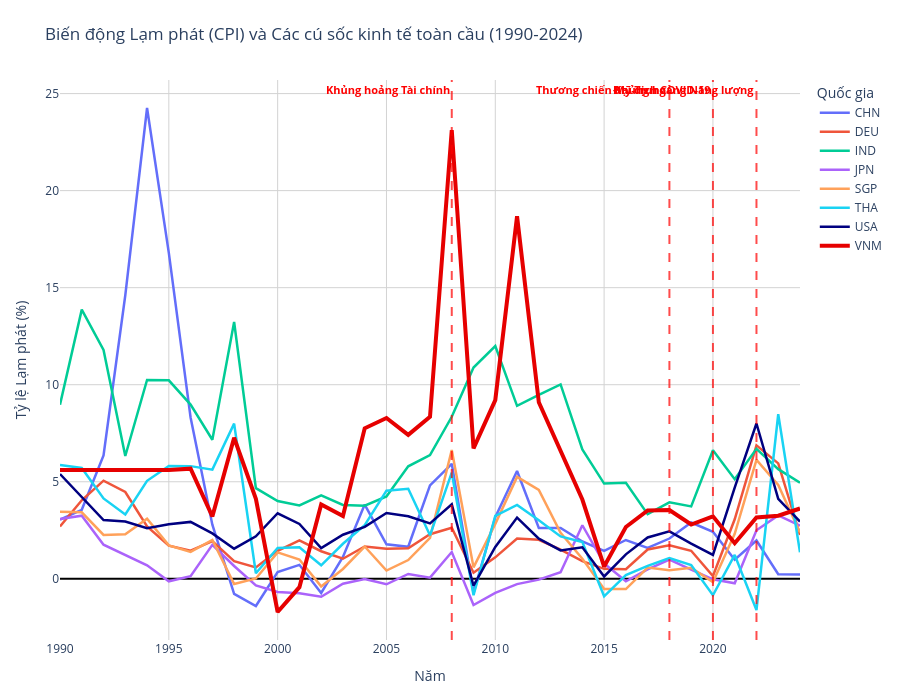

Source (notebook cell):
### Code cell
import plotly.express as px
import plotly.graph_objects as go
import pandas as pd

df = pd.read_csv("cleaned_data/information/panel_macro_cleaned.csv")
# 1. Lọc dữ liệu cho các quốc gia trọng tâm
focus_countries = ['SGP', 'USA', 'IND', 'DEU', 'CHN', 'JPN', 'VNM', 'THA']
df_plot = df[df['Country'].isin(focus_countries)].copy()

# 2. Vẽ biểu đồ đường cơ bản
fig_inflation = px.line(
    df_plot,
    x='Year',
    y='Inflation_CPI_Pct',
    color='Country',
    title="Biến động Lạm phát (CPI) và Các cú sốc kinh tế toàn cầu (1990-2024)",
    labels={
        'Year': 'Năm', 
        'Inflation_CPI_Pct': 'Tỷ lệ Lạm phát (%)', 
        'Country': 'Quốc gia'
    }
)

# 3. Định nghĩa các mốc khủng hoảng
crises = {
    2008: "Khủng hoảng Tài chính",
    2018: "Thương chiến Mỹ-Trung",
    2020: "Đại dịch COVID-19",
    2022: "Khủng hoảng Năng lượng"
}

# 4. Thêm các đường đánh dấu sự kiện (Vertical Lines)
for year, title in crises.items():
    fig_inflation.add_vline(
        x=year, 
        line_width=2, 
        line_dash="dash", 
        line_color="red", 
        opacity=0.7,
        annotation_text=f"<b>{title}</b>", 
        annotation_position="top left",
        annotation_font=dict(color="red", size=11)
    )

# 5. Tùy chỉnh giao diện
fig_inflation.update_traces(line=dict(width=2.5))
fig_inflation.update_layout(
    template="plotly_white",
    height=700,
    margin=dict(l=60, r=40, t=80, b=60),
    hovermode="x unified", # Giúp hiển thị lạm phát của tất cả các nước tại cùng 1 năm khi di chuột
    xaxis=dict(showgrid=True, gridcolor='lightgray'),
    yaxis=dict(showgrid=True, gridcolor='lightgray', zeroline=True, zerolinecolor='black')
)

# Đưa đường của Việt Nam lên trên cùng và đổi màu nổi bật (Tùy chọn)
for i, trace in enumerate(fig_inflation.data):
    if trace.name == 'VNM':
        fig_inflation.data[i].line.color = '#E60000' # Đỏ đậm
        fig_inflation.data[i].line.width = 4
    elif trace.name == 'USA':
        fig_inflation.data[i].line.color = '#000080' # Xanh than

fig_inflation.show(config={'responsive': True})
fig_inflation.write_html("line_chart_inflation_crises.html")

### Figure 1 — Plotly figure (JSON) as saved in the notebook; plotly's stock layout.template omitted (floating-point values rounded to 4 significant figures)
{"data": [{"hovertemplate": "Quốc gia=CHN<br>Năm=%{x}<br>Tỷ lệ Lạm phát (%)=%{y}<extra></extra>", "legendgroup": "CHN", "line": {"color": "#636efa", "dash": "solid", "width": 2.5}, "marker": {"symbol": "circle"}, "mode": "lines", "name": "CHN", "orientation": "v", "showlegend": true, "type": "scatter", "x": [1990, 1991, 1992, 1993, 1994, 1995, 1996, 1997, 1998, 1999, 2000, 2001, 2002, 2003, 2004, 2005, 2006, 2007, 2008, 2009, 2010, 2011, 2012, 2013, 2014, 2015, 2016, 2017, 2018, 2019, 2020, 2021, 2022, 2023, 2024], "xaxis": "x", "y": [3.052, 3.557, 6.354, 14.61, 24.26, 16.79, 8.313, 2.786, -0.7732, -1.401, 0.3478, 0.7191, -0.732, 1.128, 3.825, 1.776, 1.649, 4.817, 5.925, -0.7282, 3.175, 5.554, 2.62, 2.621, 1.922, 1.437, 2.0, 1.593, 2.075, 2.899, 2.419, 0.981, 1.974, 0.2348, 0.2181], "yaxis": "y"}, {"hovertemplate": "Quốc gia=DEU<br>Năm=%{x}<br>Tỷ lệ Lạm phát (%)=%{y}<extra></extra>", "legendgroup": "DEU", "line": {"color": "#EF553B", "dash": "solid", "width": 2.5}, "marker": {"symbol": "circle"}, "mode": "lines", "name": "DEU", "orientation": "v", "showlegend": true, "type": "scatter", "x": [1990, 1991, 1992, 1993, 1994, 1995, 1996, 1997, 1998, 1999, 2000, 2001, 2002, 2003, 2004, 2005, 2006, 2007, 2008, 2009, 2010, 2011, 2012, 2013, 2014, 2015, 2016, 2017, 2018, 2019, 2020, 2021, 2022, 2023, 2024], "xaxis": "x", "y": [2.696, 4.047, 5.057, 4.475, 2.693, 1.706, 1.45, 1.939, 0.9112, 0.5854, 1.44, 1.984, 1.421, 1.034, 1.666, 1.547, 1.577, 2.298, 2.628, 0.3127, 1.104, 2.075, 2.008, 1.505, 0.9068, 0.5144, 0.4917, 1.509, 1.732, 1.446, 0.1449, 3.067, 6.873, 5.946, 2.256], "yaxis": "y"}, {"hovertemplate": "Quốc gia=IND<br>Năm=%{x}<br>Tỷ lệ Lạm phát (%)=%{y}<extra></extra>", "legendgroup": "IND", "line": {"color": "#00cc96", "dash": "solid", "width": 2.5}, "marker": {"symbol": "circle"}, "mode": "lines", "name": "IND", "orientation": "v", "showlegend": true, "type": "scatter", "x": [1990, 1991, 1992, 1993, 1994, 1995, 1996, 1997, 1998, 1999, 2000, 2001, 2002, 2003, 2004, 2005, 2006, 2007, 2008, 2009, 2010, 2011, 2012, 2013, 2014, 2015, 2016, 2017, 2018, 2019, 2020, 2021, 2022, 2023, 2024], "xaxis": "x", "y": [8.971, 13.87, 11.79, 6.327, 10.25, 10.22, 8.977, 7.164, 13.23, 4.67, 4.009, 3.779, 4.297, 3.806, 3.767, 4.246, 5.797, 6.373, 8.349, 10.88, 11.99, 8.912, 9.479, 10.02, 6.666, 4.907, 4.948, 3.328, 3.939, 3.73, 6.623, 5.131, 6.699, 5.649, 4.953], "yaxis": "y"}, {"hovertemplate": "Quốc gia=JPN<br>Năm=%{x}<br>Tỷ lệ Lạm phát (%)=%{y}<extra></extra>", "legendgroup": "JPN", "line": {"color": "#ab63fa", "dash": "solid", "width": 2.5}, "marker": {"symbol": "circle"}, "mode": "lines", "name": "JPN", "orientation": "v", "showlegend": true, "type": "scatter", "x": [1990, 1991, 1992, 1993, 1994, 1995, 1996, 1997, 1998, 1999, 2000, 2001, 2002, 2003, 2004, 2005, 2006, 2007, 2008, 2009, 2010, 2011, 2012, 2013, 2014, 2015, 2016, 2017, 2018, 2019, 2020, 2021, 2022, 2023, 2024], "xaxis": "x", "y": [3.079, 3.251, 1.76, 1.243, 0.6955, -0.1279, 0.1366, 1.748, 0.662, -0.3413, -0.6766, -0.7401, -0.9235, -0.2565, -0.008573, -0.2829, 0.2494, 0.06004, 1.38, -1.353, -0.7282, -0.2725, -0.04406, 0.335, 2.759, 0.7953, -0.1273, 0.4842, 0.9891, 0.4688, -0.025, -0.2334, 2.498, 3.268, 2.739], "yaxis": "y"}, {"hovertemplate": "Quốc gia=SGP<br>Năm=%{x}<br>Tỷ lệ Lạm phát (%)=%{y}<extra></extra>", "legendgroup": "SGP", "line": {"color": "#FFA15A", "dash": "solid", "width": 2.5}, "marker": {"symbol": "circle"}, "mode": "lines", "name": "SGP", "orientation": "v", "showlegend": true, "type": "scatter", "x": [1990, 1991, 1992, 1993, 1994, 1995, 1996, 1997, 1998, 1999, 2000, 2001, 2002, 2003, 2004, 2005, 2006, 2007, 2008, 2009, 2010, 2011, 2012, 2013, 2014, 2015, 2016, 2017, 2018, 2019, 2020, 2021, 2022, 2023, 2024], "xaxis": "x", "y": [3.461, 3.426, 2.263, 2.289, 3.1, 1.721, 1.383, 2.004, -0.2675, 0.01671, 1.362, 0.9972, -0.3917, 0.5079, 1.663, 0.4251, 0.9657, 2.11, 6.635, 0.5891, 2.829, 5.251, 4.581, 2.364, 1.033, -0.522, -0.5298, 0.5768, 0.4388, 0.5678, -0.1721, 2.316, 6.131, 4.834, 2.39], "yaxis": "y"}, {"hovertemplate": "Quốc gia=THA<br>Năm=%{x}<br>Tỷ lệ Lạm phát (%)=%{y}<extra></extra>", "legendgroup": "THA", "line": {"color": "#19d3f3", "dash": "solid", "width": 2.5}, "marker": {"symbol": "circle"}, "mode": "lines", "name": "THA", "orientation": "v", "showlegend": true, "type": "scatter", "x": [1990, 1991, 1992, 1993, 1994, 1995, 1996, 1997, 1998, 1999, 2000, 2001, 2002, 2003, 2004, 2005, 2006, 2007, 2008, 2009, 2010, 2011, 2012, 2013, 2014, 2015, 2016, 2017, 2018, 2019, 2020, 2021, 2022, 2023, 2024], "xaxis": "x", "y": [5.864, 5.71, 4.139, 3.312, 5.048, 5.818, 5.805, 5.626, 7.995, 0.2847, 1.592, 1.627, 0.6973, 1.804, 2.759, 4.54, 4.637, 2.242, 5.468, -0.8457, 3.248, 3.809, 3.015, 2.185, 1.895, -0.9004, 0.1881, 0.6656, 1.064, 0.7067, -0.8459, 1.23, -1.611, 8.478, 1.366], "yaxis": "y"}, {"hovertemplate": "Quốc gia=USA<br>Năm=%{x}<br>Tỷ lệ Lạm phát (%)=%{y}<extra></extra>", "legendgroup": "USA", "line": {"color": "#000080", "dash": "solid", "width": 2.5}, "marker": {"symbol": "circle"}, "mode": "lines", "name": "USA", "orientation": "v", "showlegend": true, "type": "scatter", "x": [1990, 1991, 1992, 1993, 1994, 1995, 1996, 1997, 1998, 1999, 2000, 2001, 2002, 2003, 2004, 2005, 2006, 2007, 2008, 2009, 2010, 2011, 2012, 2013, 2014, 2015, 2016, 2017, 2018, 2019, 2020, 2021, 2022, 2023, 2024], "xaxis": "x", "y": [5.398, 4.235, 3.029, 2.952, 2.607, 2.805, 2.931, 2.338, 1.552, 2.188, 3.377, 2.826, 1.586, 2.27, 2.677, 3.393, 3.226, 2.853, 3.839, -0.3555, 1.64, 3.157, 2.069, 1.465, 1.622, 0.1186, 1.262, 2.13, 2.443, 1.812, 1.234, 4.698, 8.003, 4.116, 2.95], "yaxis": "y"}, {"hovertemplate": "Quốc gia=VNM<br>Năm=%{x}<br>Tỷ lệ Lạm phát (%)=%{y}<extra></extra>", "legendgroup": "VNM", "line": {"color": "#E60000", "dash": "solid", "width": 4}, "marker": {"symbol": "circle"}, "mode": "lines", "name": "VNM", "orientation": "v", "showlegend": true, "type": "scatter", "x": [1990, 1991, 1992, 1993, 1994, 1995, 1996, 1997, 1998, 1999, 2000, 2001, 2002, 2003, 2004, 2005, 2006, 2007, 2008, 2009, 2010, 2011, 2012, 2013, 2014, 2015, 2016, 2017, 2018, 2019, 2020, 2021, 2022, 2023, 2024], "xaxis": "x", "y": [5.611, 5.611, 5.611, 5.611, 5.611, 5.611, 5.675, 3.21, 7.266, 4.117, -1.71, -0.4315, 3.831, 3.235, 7.755, 8.285, 7.418, 8.344, 23.12, 6.717, 9.207, 18.68, 9.095, 6.593, 4.085, 0.6312, 2.668, 3.52, 3.54, 2.796, 3.221, 1.835, 3.157, 3.253, 3.621], "yaxis": "y"}], "layout": {"annotations": [{"font": {"color": "red", "size": 11}, "showarrow": false, "text": "<b>Khủng hoảng Tài chính</b>", "x": 2008, "xanchor": "right", "xref": "x", "y": 1, "yanchor": "top", "yref": "y domain"}, {"font": {"color": "red", "size": 11}, "showarrow": false, "text": "<b>Thương chiến Mỹ-Trung</b>", "x": 2018, "xanchor": "right", "xref": "x", "y": 1, "yanchor": "top", "yref": "y domain"}, {"font": {"color": "red", "size": 11}, "showarrow": false, "text": "<b>Đại dịch COVID-19</b>", "x": 2020, "xanchor": "right", "xref": "x", "y": 1, "yanchor": "top", "yref": "y domain"}, {"font": {"color": "red", "size": 11}, "showarrow": false, "text": "<b>Khủng hoảng Năng lượng</b>", "x": 2022, "xanchor": "right", "xref": "x", "y": 1, "yanchor": "top", "yref": "y domain"}], "height": 700, "hovermode": "x unified", "legend": {"title": {"text": "Quốc gia"}, "tracegroupgap": 0}, "margin": {"b": 60, "l": 60, "r": 40, "t": 80}, "shapes": [{"line": {"color": "red", "dash": "dash", "width": 2}, "opacity": 0.7, "type": "line", "x0": 2008, "x1": 2008, "xref": "x", "y0": 0, "y1": 1, "yref": "y domain"}, {"line": {"color": "red", "dash": "dash", "width": 2}, "opacity": 0.7, "type": "line", "x0": 2018, "x1": 2018, "xref": "x", "y0": 0, "y1": 1, "yref": "y domain"}, {"line": {"color": "red", "dash": "dash", "width": 2}, "opacity": 0.7, "type": "line", "x0": 2020, "x1": 2020, "xref": "x", "y0": 0, "y1": 1, "yref": "y domain"}, {"line": {"color": "red", "dash": "dash", "width": 2}, "opacity": 0.7, "type": "line", "x0": 2022, "x1": 2022, "xref": "x", "y0": 0, "y1": 1, "yref": "y domain"}], "title": {"text": "Biến động Lạm phát (CPI) và Các cú sốc kinh tế toàn cầu (1990-2024)"}, "xaxis": {"anchor": "y", "domain": [0, 1], "gridcolor": "lightgray", "showgrid": true, "title": {"text": "Năm"}}, "yaxis": {"anchor": "x", "domain": [0, 1], "gridcolor": "lightgray", "showgrid": true, "title": {"text": "Tỷ lệ Lạm phát (%)"}, "zeroline": true, "zerolinecolor": "black"}}}
